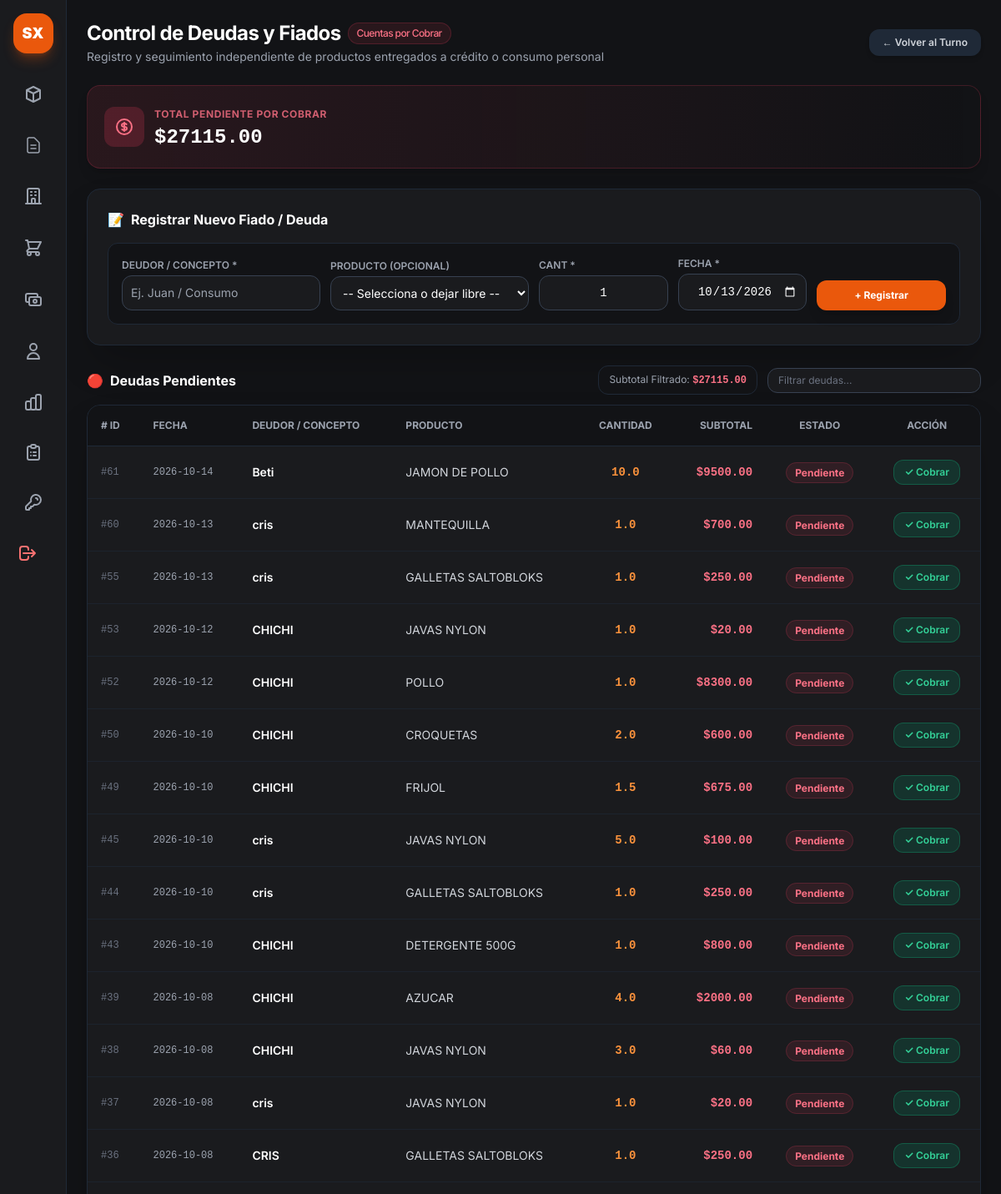
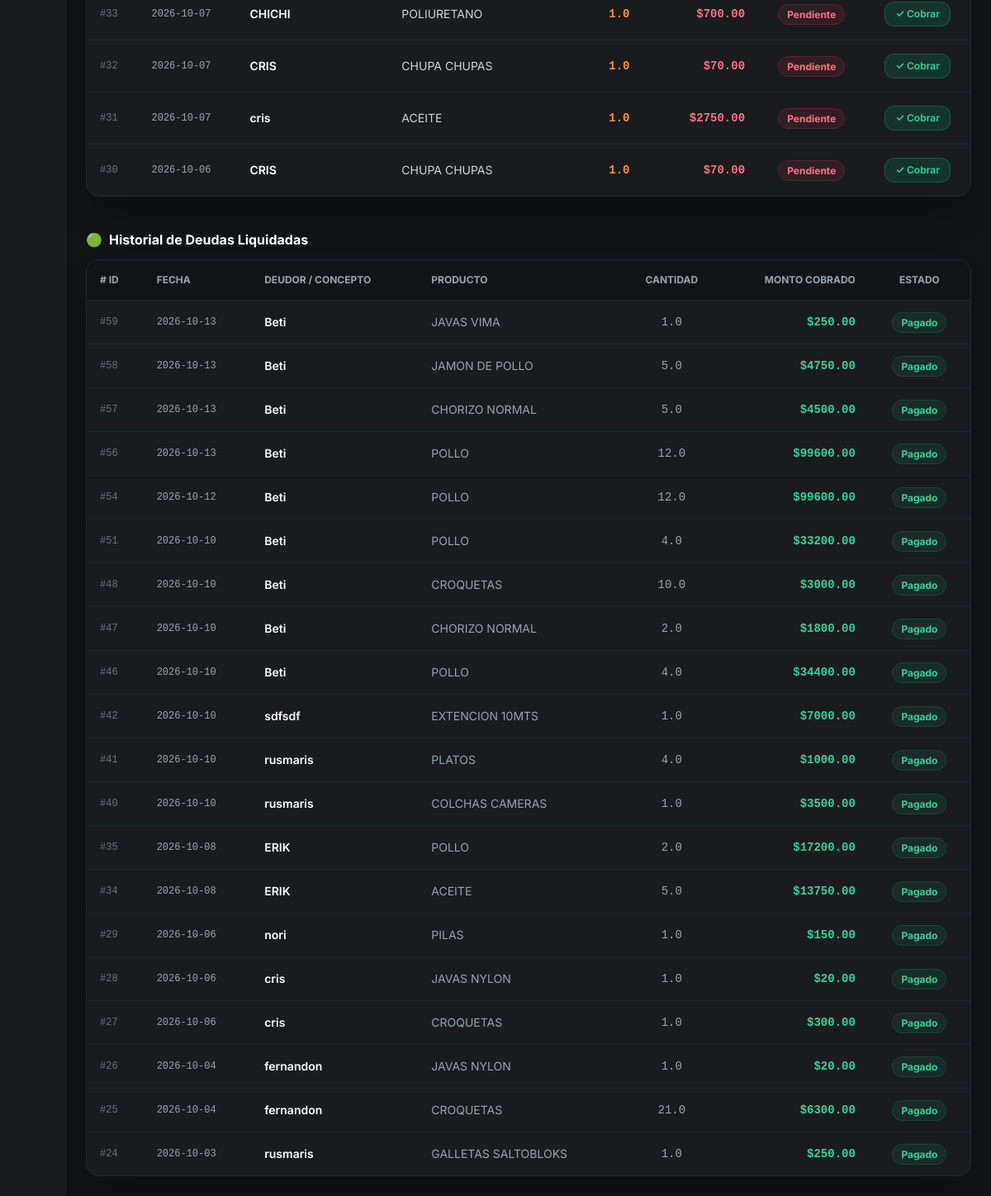
The page /deudas (signed in) on the database its author committed (2 pictures, top to bottom).
### app.py (models this page shows)
class DeudaCierre(db.Model):
    __tablename__ = 'deudas_cierre'
    id = db.Column(db.Integer, primary_key=True)
    cierre_id = db.Column(db.Integer, db.ForeignKey('cierres_dia.id'), nullable=True)
    producto_id = db.Column(db.Integer, db.ForeignKey('productos.id'), nullable=True)
    producto_nombre = db.Column(db.String(100), nullable=True)
    concepto = db.Column(db.String(150), nullable=False)
    cantidad = db.Column(db.Float, default=1.0)
    subtotal = db.Column(db.Float, default=0.0)
    estado = db.Column(db.String(20), default='pendiente')
    fecha = db.Column(db.DateTime, default=datetime.now)
    producto = db.relationship('Producto', backref='deudas_cierre')

### app.py (the view)
@app.route('/deudas')
def vista_deudas():
    if 'user' not in session:
        return redirect(url_for('login'))
    productos = Producto.query.all()
    deudas_pendientes = DeudaCierre.query.filter_by(estado='pendiente').order_by(DeudaCierre.id.desc()).all()
    deudas_cobradas = DeudaCierre.query.filter_by(estado='pagado').order_by(DeudaCierre.id.desc()).limit(20).all()
    total_pendiente = sum(d.subtotal for d in deudas_pendientes if d.subtotal)
    return render_template(
        'deudas.html',
        productos=productos,
        deudas=deudas_pendientes,
        historial=deudas_cobradas,
        total_pendiente=total_pendiente
    )

### app.py (called while the page is built)
@app.context_processor
def inject_today():
    return {'hoy': date.today()}

### templates/deudas.html (shortened to what this page needs)
{% extends "base.html" %}
{% block content %}
<main class="p-6 space-y-6 flex-1 overflow-y-auto">
    <header class="flex flex-col sm:flex-row sm:items-center justify-between gap-4">
        <div>
            <h1 class="text-2xl font-bold text-white tracking-tight flex items-center gap-2">
                Control de Deudas y Fiados
                <span class="text-xs font-medium px-2.5 py-1 rounded-full bg-rose-500/10 text-rose-400 border border-rose-500/20">
                    Cuentas por Cobrar
                </span>
            </h1>
            <p class="text-sm text-gray-400 mt-0.5">
                Registro y seguimiento independiente de productos entregados a crédito o consumo personal
            </p>
        </div>
        <div class="flex items-center gap-3">
            <a href="{{ url_for('vista_cierre') }}" class="px-4 py-2 bg-gray-800 hover:bg-gray-700 text-gray-300 font-semibold rounded-xl text-xs transition flex items-center gap-1.5 shadow-md">
                <span>← Volver al Turno</span>
            </a>
        </div>
    </header>
    <div class="bg-gradient-to-r from-rose-500/10 via-rose-500/5 to-transparent border border-rose-500/20 rounded-2xl p-5 flex items-center justify-between shadow-lg">
        <div class="flex items-center gap-3">
            <div class="p-3 bg-rose-500/20 text-rose-400 rounded-xl">
            </div>
            <div>
                <span class="text-xs uppercase font-bold text-rose-400/80 tracking-wider">Total Pendiente por Cobrar</span>
                <p class="text-2xl font-black text-white font-mono mt-0.5">${{ "%.2f"|format(total_pendiente) }}</p>
            </div>
        </div>
    </div>
    <div class="bg-[#1a1b1e] border border-gray-800 rounded-2xl p-6 shadow-2xl space-y-4">
        <h2 class="text-base font-bold text-white flex items-center gap-2">
            <span>📝</span> Registrar Nuevo Fiado / Deuda
        </h2>
        <form action="{{ url_for('guardar_deuda') }}" method="POST" class="grid grid-cols-1 sm:grid-cols-12 gap-3 items-end bg-[#121316] p-4 rounded-xl border border-gray-800 text-sm">
            <div class="sm:col-span-3">
                <label class="block text-xs font-semibold text-gray-400 uppercase mb-1">Deudor / Concepto *</label>
                <input type="text" name="concepto" required placeholder="Ej. Juan / Consumo"
                    class="w-full bg-[#1a1b1e] border border-gray-700 rounded-xl p-2.5 text-white focus:border-orange-500 focus:outline-none">
            </div>
            <div class="sm:col-span-3">
                <label class="block text-xs font-semibold text-gray-400 uppercase mb-1">Producto (Opcional)</label>
                <select name="producto_id"
                    class="w-full bg-[#1a1b1e] border border-gray-700 rounded-xl p-2.5 text-white focus:border-orange-500 focus:outline-none">
                    <option value="" selected>-- Selecciona o dejar libre --</option>
                </select>
            </div>
            <div class="sm:col-span-2">
                <label class="block text-xs font-semibold text-gray-400 uppercase mb-1">Cant *</label>
                <input type="number" name="cantidad" step="any" min="0.01" value="1" required
                    class="w-full bg-[#1a1b1e] border border-gray-700 rounded-xl p-2.5 text-white text-center font-mono focus:border-orange-500 focus:outline-none">
            </div>
            <div class="sm:col-span-2">
                <label class="block text-xs font-semibold text-gray-400 uppercase mb-1">Fecha *</label>
                <input type="date" id="fecha-deuda" name="fecha" required
                    class="w-full bg-[#1a1b1e] border border-gray-700 rounded-xl p-2.5 text-white text-center font-mono focus:border-orange-500 focus:outline-none [color-scheme:dark]">
            </div>
            <div class="sm:col-span-2">
                <button type="submit"
                    class="w-full py-2.5 bg-orange-600 hover:bg-orange-500 text-white font-bold rounded-xl text-xs transition shadow-lg active:scale-95">
                    + Registrar
                </button>
            </div>
        </form>
    </div>
    <div class="space-y-3">
        <div class="flex flex-col sm:flex-row sm:items-center justify-between gap-3">
            <h3 class="text-base font-bold text-white flex items-center gap-2">
                <span>🔴</span> Deudas Pendientes
            </h3>
            <div class="flex items-center gap-3">
                <div class="text-xs text-gray-400 bg-[#121316] border border-gray-800 px-3 py-2 rounded-xl">
                    Subtotal Filtrado: <span id="subtotal-filtrado" class="font-mono font-bold text-rose-400">$0.00</span>
                </div>
                <div class="relative">
                    <input type="text" id="buscador-deudas" placeholder="Filtrar deudas..."
                        class="bg-[#1a1b1e] border border-gray-700 rounded-xl px-3 py-1.5 text-xs text-white placeholder-gray-500 focus:border-orange-500 focus:outline-none w-48 sm:w-64">
                </div>
            </div>
        </div>
        <div class="bg-[#1a1b1e] border border-gray-800 rounded-2xl overflow-hidden shadow-2xl">
            <div class="overflow-x-auto">
                <table class="w-full text-left border-collapse text-sm">
                    <thead>
                        <tr class="bg-[#121316] border-b border-gray-800 text-xs font-semibold text-gray-400 uppercase">
                            <th class="p-4"># ID</th>
                            <th class="p-4">Fecha</th>
                            <th class="p-4">Deudor / Concepto</th>
                            <th class="p-4">Producto</th>
                            <th class="p-4 text-center">Cantidad</th>
                            <th class="p-4 text-right">Subtotal</th>
                            <th class="p-4 text-center">Estado</th>
                            <th class="p-4 text-center">Acción</th>
                        </tr>
                    </thead>
                    <tbody id="tabla-deudas-body" class="divide-y divide-gray-800/60 text-gray-300">
                        {% for d in deudas %}
                        <tr class="hover:bg-gray-800/30 fila-deuda" data-subtotal="{{ d.subtotal }}">
                            <td class="p-4 font-mono text-xs text-gray-500">#{{ d.id }}</td>
                            <td class="p-4 text-xs font-mono text-gray-400">
                                {{ d.fecha.strftime('%Y-%m-%d') if d.fecha else 'N/A' }}
                            </td>
                            <td class="p-4 font-semibold text-white">{{ d.concepto }}</td>
                            <td class="p-4 text-gray-300">
                                {% if d.producto_nombre %}
                                    {{ d.producto_nombre }}
                                {% else %}
                                    <span class="text-xs text-gray-500 italic">Sin producto asociado</span>
                                {% endif %}
                            </td>
                            <td class="p-4 text-center font-mono text-orange-400 font-bold">{{ d.cantidad }}</td>
                            <td class="p-4 text-right font-mono font-bold text-rose-400 valor-subtotal">
                                ${{ "%.2f"|format(d.subtotal) }}
                            </td>
                            <td class="p-4 text-center">
                                <span class="px-2.5 py-1 rounded-full text-xs font-bold bg-rose-500/10 text-rose-400 border border-rose-500/20">
                                    {{ d.estado|capitalize }}
                                </span>
                            </td>
                            <td class="p-4 text-center">
                                <form action="{{ url_for('cobrar_deuda', id=d.id) }}" method="POST">
                                    <button type="submit" onclick="return confirm('¿Marcar la deuda de \'{{ d.concepto }}\' como totalmente cobrada?');"
                                        class="px-3 py-1.5 bg-emerald-600/20 hover:bg-emerald-600 text-emerald-400 hover:text-white border border-emerald-500/30 rounded-xl text-xs font-semibold transition active:scale-95 inline-flex items-center gap-1">
                                        ✓ Cobrar
                                    </button>
                                </form>
                            </td>
                        </tr>
                        {% else %}
                        <tr id="fila-vacia-tabla">
                            <td colspan="8" class="p-8 text-center text-gray-500 italic">No hay deudas o fiados pendientes registrados.</td>
                        </tr>
                        {% endfor %}
                    </tbody>
                </table>
            </div>
        </div>
    </div>
    <div class="space-y-3 pt-4">
        <h3 class="text-base font-bold text-white flex items-center gap-2">
            <span>🟢</span> Historial de Deudas Liquidadas
        </h3>
        <div class="bg-[#1a1b1e] border border-gray-800 rounded-2xl overflow-hidden shadow-2xl">
            <div class="overflow-x-auto">
                <table class="w-full text-left border-collapse text-sm">
                    <thead>
                        <tr class="bg-[#121316] border-b border-gray-800 text-xs font-semibold text-gray-400 uppercase">
                            <th class="p-4"># ID</th>
                            <th class="p-4">Fecha</th>
                            <th class="p-4">Deudor / Concepto</th>
                            <th class="p-4">Producto</th>
                            <th class="p-4 text-center">Cantidad</th>
                            <th class="p-4 text-right">Monto Cobrado</th>
                            <th class="p-4 text-center">Estado</th>
                        </tr>
                    </thead>
                    <tbody class="divide-y divide-gray-800/60 text-gray-300">
                        {% for h in historial %}
                        <tr class="hover:bg-gray-800/30">
                            <td class="p-4 font-mono text-xs text-gray-500">#{{ h.id }}</td>
                            <td class="p-4 text-xs font-mono text-gray-400">
                                {{ h.fecha.strftime('%Y-%m-%d') if h.fecha else 'N/A' }}
                            </td>
                            <td class="p-4 font-semibold text-white">{{ h.concepto }}</td>
                            <td class="p-4 text-gray-400">{{ h.producto_nombre or 'Sin producto' }}</td>
                            <td class="p-4 text-center font-mono text-gray-400">{{ h.cantidad }}</td>
                            <td class="p-4 text-right font-mono font-bold text-emerald-400">
                                ${{ "%.2f"|format(h.subtotal) }}
                            </td>
                            <td class="p-4 text-center">
                                <span class="px-2.5 py-1 rounded-full text-xs font-bold bg-emerald-500/10 text-emerald-400 border border-emerald-500/20">
                                    {{ h.estado|capitalize }}
                                </span>
                            </td>
                        </tr>
                        {% else %}
                        <tr>
                            <td colspan="7" class="p-6 text-center text-gray-500 italic">No se registran cobros previos en el historial.</td>
                        </tr>
                        {% endfor %}
                    </tbody>
                </table>
            </div>
        </div>
    </div>
</main>
{% endblock %}

### static/css/style.css (style rules this page uses)
body { font-family: 'Inter', sans-serif; }
input[type=number] { -moz-appearance: textfield; }

### rows shown on the page
DeudaCierre: id "61", fecha "2026-10-14", concepto "Beti", producto_nombre "JAMON DE POLLO", cantidad "10.0", subtotal "9500.00", estado "Pendiente"
DeudaCierre: id "60", fecha "2026-10-13", concepto "cris", producto_nombre "MANTEQUILLA", cantidad "1.0", subtotal "700.00", estado "Pendiente"
DeudaCierre: id "55", fecha "2026-10-13", concepto "cris", producto_nombre "GALLETAS SALTOBLOKS", cantidad "1.0", subtotal "250.00", estado "Pendiente"
DeudaCierre: id "53", fecha "2026-10-12", concepto "CHICHI", producto_nombre "JAVAS NYLON", cantidad "1.0", subtotal "20.00", estado "Pendiente"
DeudaCierre: id "52", fecha "2026-10-12", concepto "CHICHI", producto_nombre "POLLO", cantidad "1.0", subtotal "8300.00", estado "Pendiente"
DeudaCierre: id "50", fecha "2026-10-10", concepto "CHICHI", producto_nombre "CROQUETAS", cantidad "2.0", subtotal "600.00", estado "Pendiente"
DeudaCierre: id "49", fecha "2026-10-10", concepto "CHICHI", producto_nombre "FRIJOL", cantidad "1.5", subtotal "675.00", estado "Pendiente"
DeudaCierre: id "45", fecha "2026-10-10", concepto "cris", producto_nombre "JAVAS NYLON", cantidad "5.0", subtotal "100.00", estado "Pendiente"
DeudaCierre: id "44", fecha "2026-10-10", concepto "cris", producto_nombre "GALLETAS SALTOBLOKS", cantidad "1.0", subtotal "250.00", estado "Pendiente"
DeudaCierre: id "43", fecha "2026-10-10", concepto "CHICHI", producto_nombre "DETERGENTE 500G", cantidad "1.0", subtotal "800.00", estado "Pendiente"
DeudaCierre: id "39", fecha "2026-10-08", concepto "CHICHI", producto_nombre "AZUCAR", cantidad "4.0", subtotal "2000.00", estado "Pendiente"
DeudaCierre: id "38", fecha "2026-10-08", concepto "CHICHI", producto_nombre "JAVAS NYLON", cantidad "3.0", subtotal "60.00", estado "Pendiente"
DeudaCierre: id "37", fecha "2026-10-08", concepto "cris", producto_nombre "JAVAS NYLON", cantidad "1.0", subtotal "20.00", estado "Pendiente"
DeudaCierre: id "36", fecha "2026-10-08", concepto "CRIS", producto_nombre "GALLETAS SALTOBLOKS", cantidad "1.0", subtotal "250.00", estado "Pendiente"
DeudaCierre: id "33", fecha "2026-10-07", concepto "CHICHI", producto_nombre "POLIURETANO", cantidad "1.0", subtotal "700.00", estado "Pendiente"
DeudaCierre: id "32", fecha "2026-10-07", concepto "CRIS", producto_nombre "CHUPA CHUPAS", cantidad "1.0", subtotal "70.00", estado "Pendiente"
DeudaCierre: id "31", fecha "2026-10-07", concepto "cris", producto_nombre "ACEITE", cantidad "1.0", subtotal "2750.00", estado "Pendiente"
DeudaCierre: id "30", fecha "2026-10-06", concepto "CRIS", producto_nombre "CHUPA CHUPAS", cantidad "1.0", subtotal "70.00", estado "Pendiente"
DeudaCierre: id "59", fecha "2026-10-13", concepto "Beti", producto_nombre "JAVAS VIMA", cantidad "1.0", subtotal "250.00", estado "Pagado"
DeudaCierre: id "58", fecha "2026-10-13", concepto "Beti", producto_nombre "JAMON DE POLLO", cantidad "5.0", subtotal "4750.00", estado "Pagado"
DeudaCierre: id "57", fecha "2026-10-13", concepto "Beti", producto_nombre "CHORIZO NORMAL", cantidad "5.0", subtotal "4500.00", estado "Pagado"
DeudaCierre: id "56", fecha "2026-10-13", concepto "Beti", producto_nombre "POLLO", cantidad "12.0", subtotal "99600.00", estado "Pagado"
DeudaCierre: id "54", fecha "2026-10-12", concepto "Beti", producto_nombre "POLLO", cantidad "12.0", subtotal "99600.00", estado "Pagado"
DeudaCierre: id "51", fecha "2026-10-10", concepto "Beti", producto_nombre "POLLO", cantidad "4.0", subtotal "33200.00", estado "Pagado"
DeudaCierre: id "48", fecha "2026-10-10", concepto "Beti", producto_nombre "CROQUETAS", cantidad "10.0", subtotal "3000.00", estado "Pagado"
DeudaCierre: id "47", fecha "2026-10-10", concepto "Beti", producto_nombre "CHORIZO NORMAL", cantidad "2.0", subtotal "1800.00", estado "Pagado"
DeudaCierre: id "46", fecha "2026-10-10", concepto "Beti", producto_nombre "POLLO", cantidad "4.0", subtotal "34400.00", estado "Pagado"
DeudaCierre: id "42", fecha "2026-10-10", concepto "sdfsdf", producto_nombre "EXTENCION 10MTS", cantidad "1.0", subtotal "7000.00", estado "Pagado"
DeudaCierre: id "41", fecha "2026-10-10", concepto "rusmaris", producto_nombre "PLATOS", cantidad "4.0", subtotal "1000.00", estado "Pagado"
DeudaCierre: id "40", fecha "2026-10-10", concepto "rusmaris", producto_nombre "COLCHAS CAMERAS", cantidad "1.0", subtotal "3500.00", estado "Pagado"
DeudaCierre: id "35", fecha "2026-10-08", concepto "ERIK", producto_nombre "POLLO", cantidad "2.0", subtotal "17200.00", estado "Pagado"
DeudaCierre: id "34", fecha "2026-10-08", concepto "ERIK", producto_nombre "ACEITE", cantidad "5.0", subtotal "13750.00", estado "Pagado"
DeudaCierre: id "29", fecha "2026-10-06", concepto "nori", producto_nombre "PILAS", cantidad "1.0", subtotal "150.00", estado "Pagado"
DeudaCierre: id "28", fecha "2026-10-06", concepto "cris", producto_nombre "JAVAS NYLON", cantidad "1.0", subtotal "20.00", estado "Pagado"
DeudaCierre: id "27", fecha "2026-10-06", concepto "cris", producto_nombre "CROQUETAS", cantidad "1.0", subtotal "300.00", estado "Pagado"
DeudaCierre: id "26", fecha "2026-10-04", concepto "fernandon", producto_nombre "JAVAS NYLON", cantidad "1.0", subtotal "20.00", estado "Pagado"
DeudaCierre: id "25", fecha "2026-10-04", concepto "fernandon", producto_nombre "CROQUETAS", cantidad "21.0", subtotal "6300.00", estado "Pagado"
DeudaCierre: id "24", fecha "2026-10-03", concepto "rusmaris", producto_nombre "GALLETAS SALTOBLOKS", cantidad "1.0", subtotal "250.00", estado "Pagado"

### other values the page prints
{{ "%.2f"|format(total_pendiente) }} "27115.00"
